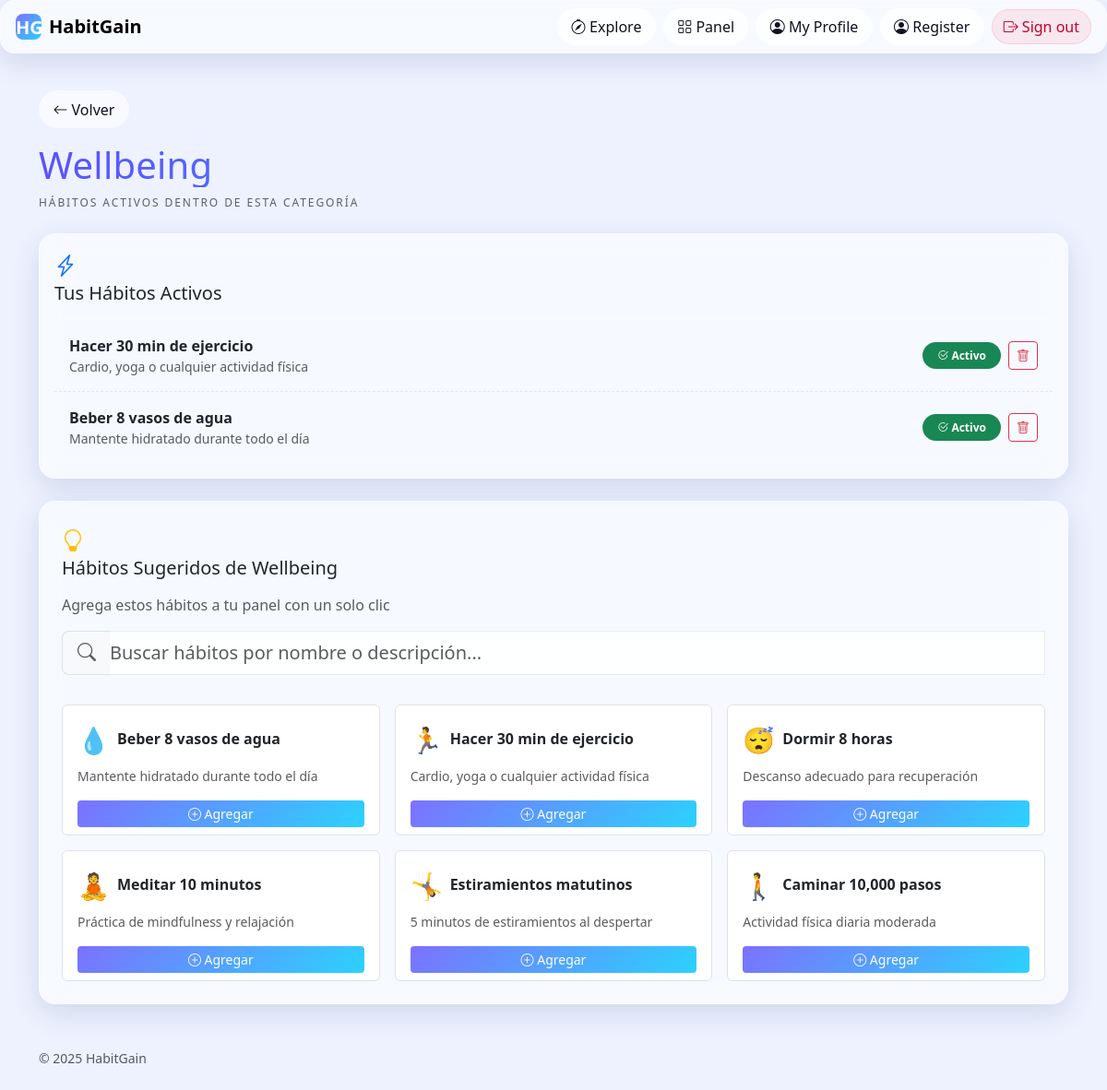
/explore/category/1 (signed in), run on the app's committed database.
### tables this page shows
CREATE TABLE categories (
                id INTEGER PRIMARY KEY AUTOINCREMENT,
                name TEXT NOT NULL UNIQUE,
                icon TEXT NOT NULL,
                created_at TIMESTAMP DEFAULT CURRENT_TIMESTAMP
            );

CREATE TABLE habits (
                id INTEGER PRIMARY KEY AUTOINCREMENT,
                name TEXT NOT NULL,
                frequency TEXT NOT NULL,
                short_desc TEXT NOT NULL,
                long_desc  TEXT NOT NULL,
                why_works  TEXT NOT NULL,
                category_id INTEGER NOT NULL,
                icon TEXT NOT NULL,
                created_at TIMESTAMP DEFAULT CURRENT_TIMESTAMP, owner_email TEXT, active INTEGER NOT NULL DEFAULT 1,
                FOREIGN KEY (category_id) REFERENCES categories(id)
            );

### habitgain/explore/__init__.py (the view)
@explore_bp.route("/category/<int:category_id>")
def category(category_id: int):
    if not _require_login():
        return redirect(url_for("auth.login"))
    email = session["user"]["email"]
    cat = Category.get_by_id(category_id)
    if not cat:
        abort(404)
    user_habits = Habit.list_active_by_owner_and_category(email, category_id)
    suggested_habits = HABIT_CATALOG.get(category_id, [])
    return render_template("category.html",
                         category=cat,
                         habits=user_habits,
                         suggested_habits=suggested_habits)

### habitgain/explore/__init__.py (called while the page is built)
def _require_login():
    return "user" in session

### habitgain/models.py (called while the page is built)
    def get_connection(self) -> sqlite3.Connection:
        conn = sqlite3.connect(self.db_name, timeout=20.0, check_same_thread=False)
        conn.row_factory = sqlite3.Row
        conn.execute("PRAGMA journal_mode=WAL")
        conn.execute("PRAGMA busy_timeout=20000")
        return conn

    @staticmethod
    def get_by_id(category_id: int) -> Optional[Dict[str, Any]]:
        db = Database()
        conn = db.get_connection()
        cur = conn.cursor()
        cur.execute(
            "SELECT id, name, icon FROM categories WHERE id=?", (category_id,))
        row = cur.fetchone()
        conn.close()
        return dict(row) if row else None

    @staticmethod
    def list_active_by_owner_and_category(email: str, category_id: int):
        db = Database()
        conn = db.get_connection()
        cur = conn.cursor()
        cur.execute(
            """
            SELECT id, owner_email, name, active, short_desc, category_id
            FROM habits
            WHERE owner_email=? AND active=1 AND (category_id = ?)
            ORDER BY id DESC
            """,
            (email, category_id),
        )
        rows = cur.fetchall()
        conn.close()
        return [dict(r) for r in rows]

### habitgain/explore/templates/category.html (shortened to what this page needs)
{% extends "base.html" %}
{% block content %}
<a href="{{ url_for('explore.home') }}" class="btn btn-ghost mb-3">
    <i class="bi bi-arrow-left"></i> Volver
</a>
<h1 class="mb-2 text-gradient">{{ category.name }}</h1>
<p class="section-kicker mb-4">Hábitos activos dentro de esta categoría</p>
<div class="card glass p-3 shadow-hover mb-4">
    <div class="section-title mb-3">
        <i class="bi bi-lightning-charge text-primary fs-4"></i>
        <h5 class="m-0">Tus Hábitos Activos</h5>
    </div>
    {% if habits %}
    <ul class="list-group list-clean">
        {% for h in habits %}
        <li class="list-group-item py-3">
            <div class="d-flex align-items-center justify-content-between">
                <div class="flex-grow-1">
                    <div class="fw-semibold">{{ h.name }}</div>
                    {% if h.short_desc %}
                    <div class="small text-muted">{{ h.short_desc }}</div>
                    {% endif %}
                </div>
                <div class="d-flex gap-2 align-items-center">
                    <span class="badge text-bg-success rounded-pill px-3 py-2">
                        <i class="bi bi-check2-circle"></i> Activo
                    </span>
                    <form method="POST" action="{{ url_for('explore.remove_habit', habit_id=h.id) }}" class="d-inline"
                          onsubmit="return confirm('¿Estás seguro de que quieres eliminar este hábito?');">
                        <button type="submit" class="btn btn-sm btn-outline-danger" title="Eliminar hábito">
                            <i class="bi bi-trash"></i>
                        </button>
                    </form>
                </div>
            </div>
        </li>
        {% endfor %}
    </ul>
    {% else %}
    <div class="text-muted">Nada por aquí. Añade un hábito a <strong>{{ category.name }}</strong> desde el catálogo.</div>
    {% endif %}
</div>
<div class="card glass p-4 shadow-hover">
    <div class="section-title mb-3">
        <i class="bi bi-lightbulb text-warning fs-4"></i>
        <h5 class="m-0">Hábitos Sugeridos de {{ category.name }}</h5>
    </div>
    {% if suggested_habits %}
    <p class="text-muted mb-3">Agrega estos hábitos a tu panel con un solo clic</p>
    <div class="mb-4">
        <div class="input-group input-group-lg">
            <span class="input-group-text bg-light border-end-0">
                <i class="bi bi-search text-muted"></i>
            </span>
            <input type="text"
                   class="form-control form-control-lg border-start-0 ps-0"
                   id="habitSearchInput"
                   placeholder="Buscar hábitos por nombre o descripción..."
                   autocomplete="off">
        </div>
    </div>
    <div class="row g-3" id="habitsContainer">
        {% for habit in suggested_habits %}
        <div class="col-12 col-md-6 col-lg-4 habit-card"
             data-habit-name="{{ habit.name|lower }}"
             data-habit-desc="{{ habit.short_desc|lower }}">
            <div class="card h-100 border hover-shadow" style="cursor: pointer; transition: transform 0.2s;">
                <div class="card-body d-flex flex-column" onclick="showHabitDetails('{{ habit.id }}')">
                    <div class="d-flex align-items-center mb-2">
                        <span class="fs-3 me-2">{{ habit.icon }}</span>
                        <h6 class="card-title fw-bold mb-0 flex-grow-1">{{ habit.name }}</h6>
                    </div>
                    <p class="card-text text-muted small flex-grow-1">{{ habit.short_desc }}</p>
                </div>
                <div class="card-footer bg-transparent border-top-0 pt-0">
                    <form method="POST" action="{{ url_for('explore.add_habit', habit_id=habit.id) }}" onclick="event.stopPropagation();">
                        <button type="submit" class="btn btn-sm btn-primary w-100">
                            <i class="bi bi-plus-circle"></i> Agregar
                        </button>
                    </form>
                </div>
            </div>
        </div>
        {% endfor %}
    </div>
    {% endif %}
</div>
{% endblock %}

### habitgain/static/css/styles.css (style rules this page uses)
:root { --bg: #eef2ff; --ink: #0f1222; --muted: #5b5e72; --primary: #6b5bff; --accent: #2bd2ff; --gradient-1: 217, 70, 239; --gradient-2: 79, 70, 229; --gradient-3: 45, 212, 191; --glass-bg: rgba(255, 255, 255, 0.55); --glass-brd: rgba(255, 255, 255, 0.35); --shadow: 0 10px 30px rgba(40, 70, 120, 0.15); }
html, body { background: var(--bg); color: var(--ink); min-height: 100%; }
.glass { backdrop-filter: blur(14px) saturate(140%); -webkit-backdrop-filter: blur(14px) saturate(140%); background: var(--glass-bg); border: 1px solid var(--glass-brd); border-radius: 16px; box-shadow: var(--shadow); }
.card.glass { border-radius: 18px; }
.btn-ghost { border: 1px solid transparent; color: var(--ink); background: rgba(255, 255, 255, 0.6); backdrop-filter: blur(10px); border-radius: 999px; padding: .45rem .9rem; }
.btn-primary { background: linear-gradient(135deg, #7c71ff, #2bd2ff); border: none; }
h1, h2, h3 { letter-spacing: .2px }
.section-kicker { font-size: .75rem; text-transform: uppercase; letter-spacing: .12rem; color: var(--muted); }
.list-clean .list-group-item { background: transparent; border: none; border-top: 1px dashed rgba(0, 0, 0, .08); }
.list-clean .list-group-item:first-child { border-top: none }
.form-control, .form-select { background: rgba(255, 255, 255, .85); border: 1px solid rgba(0, 0, 0, .08); border-radius: 12px; }
.text-gradient { background: linear-gradient(135deg, #5c4dff 0%, #2bd2ff 100%); -webkit-background-clip: text; background-clip: text; -webkit-text-fill-color: transparent; }
.shadow-hover { transition: transform .15s ease, box-shadow .15s ease; }

### data on the page
categories: name "Wellbeing"
habits: name "Hacer 30 min de ejercicio", short_desc "Cardio, yoga o cualquier actividad física", icon "🏃"
habits: name "Beber 8 vasos de agua", short_desc "Mantente hidratado durante todo el día", icon "💧"

### other printed values
{{ habit.icon }} "😴" "🧘" "🤸" "🚶"
{{ habit.name }} "Dormir 8 horas" "Meditar 10 minutos" "Estiramientos matutinos" "Caminar 10,000 pasos"
{{ habit.short_desc }} "Descanso adecuado para recuperación" "Práctica de mindfulness y relajación" "5 minutos de estiramientos al despertar" "Actividad física diaria moderada"
{{ 2025 }} "2025"
